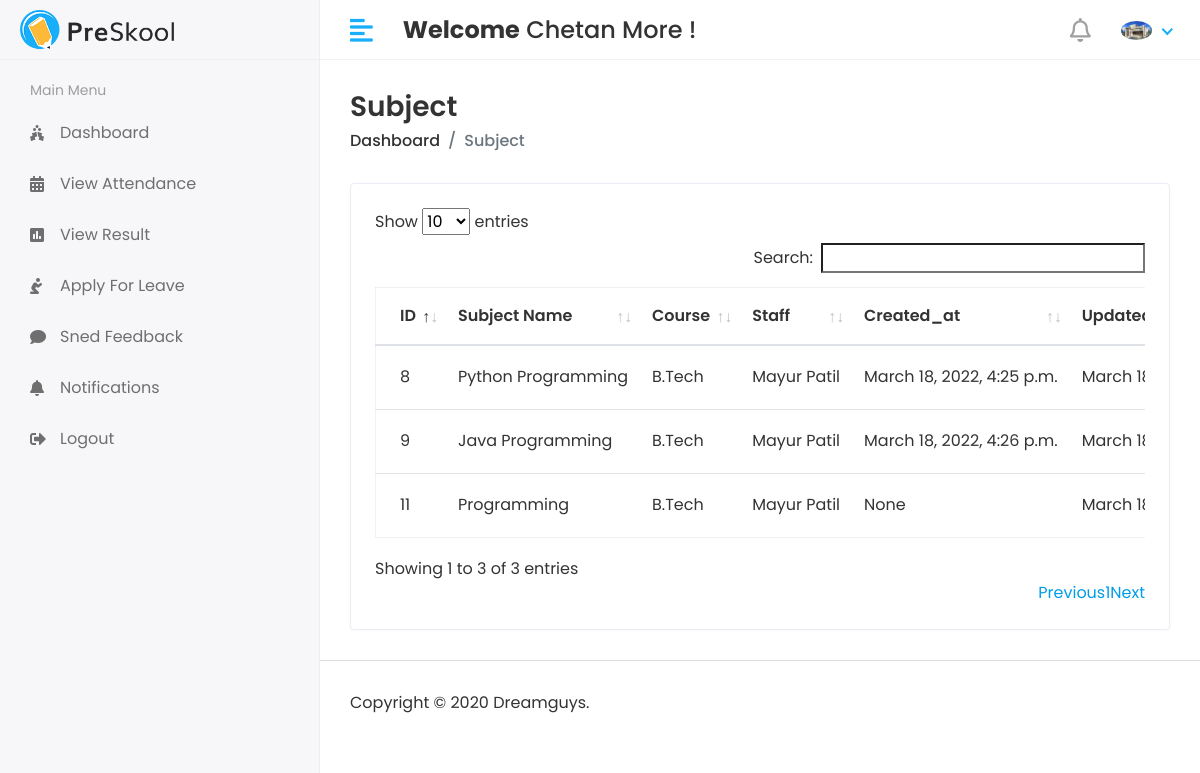
/Hod/Subject/View (signed in), run on the app's committed database.
### app/models.py (models this page shows, shortened)
class CustomUser(AbstractUser):
    USER = (
        (1, 'HOD'),
        (2, 'STAFF'),
        (3, 'STUDENT'),
    )
    user_type = models.CharField(choices=USER, max_length=50, default=1)
    profile_pic = models.ImageField(upload_to='media/profile_pic')

class Subject(models.Model):
    name = models.CharField(max_length=100)
    course = models.ForeignKey(Course, on_delete=models.CASCADE)
    staff = models.ForeignKey(Staff, on_delete=models.CASCADE)
    created_at = models.DateTimeField(auto_now_add=True, null=True)
    updated_at = models.DateTimeField(auto_now=True)

class Course(models.Model):
    name = models.CharField(max_length=100)
    created_at = models.DateTimeField(auto_now_add=True)
    updated_at = models.DateTimeField(auto_now_add=True)
    def __str__(self):
        return self.name

class Staff(models.Model):
    admin = models.OneToOneField(CustomUser, on_delete=models.CASCADE)
    address = models.TextField()
    gender = models.CharField(max_length=100)
    created_at = models.DateTimeField(auto_now_add=True)
    updated_at = models.DateTimeField(auto_now=True)

### student_management_system/Hod_views.py (the view)
# urls.py: path('Hod/Subject/View', Hod_views.VIEW_SUBJECT, name='view_subject'),
@login_required(login_url='/')
def VIEW_SUBJECT(request):
    subject = Subject.objects.all()
    context = {
        'subject': subject,
    }
    return render(request, 'Hod/view_subject.html', context)

### templates/Hod/view_subject.html (shortened to what this page needs)
{% extends 'base.html' %}
{% block content %}
<div class="content container-fluid">
    <div class="page-header">
        <div class="row align-items-center">
            <div class="col">
                <h3 class="page-title">Subject</h3>
                <ul class="breadcrumb">
                    <li class="breadcrumb-item"><a href="index.html">Dashboard</a></li>
                    <li class="breadcrumb-item active">Subject</li>
                </ul>
            </div>
        </div>
    </div>
    <div class="row">
        <div class="col-sm-12">
            <div class="card card-table">
                <div class="card-body">
                    <div class="table-responsive">
                        <table id="table_id" class="table table-hover table-center mb-0">
                            <thead>
                            <tr>
                                <th>ID</th>
                                <th>Subject Name</th>
                                <th>Course</th>
                                <th>Staff</th>
                                <th>Created_at</th>
                                <th>Updated_at</th>
                            </tr>
                            </thead>
                            <tbody>
                            {% for i in subject %}
                            <tr>
                                <td>{{i.id}}</td>
                                <td>{{i.name}}</td>
                                <td>{{i.course}}</td>
                                <td>{{i.staff.admin.first_name}} {{i.staff.admin.last_name}}</td>
                                <td>{{i.created_at}}</td>
                                <td>{{i.updated_at}}</td>
                            </tr>
                            {% endfor %}
                            </tbody>
                        </table>
                    </div>
                </div>
            </div>
        </div>
    </div>
</div>
{% endblock %}

### templates/includes/header.html (shortened to what this page needs)
{% load static %}
    <div class="header">
        <div class="header-left">
            <a href="index.html" class="logo">
                <img src="{% static 'assets/img/logo.png' %}" alt="Logo">
            </a>
        </div>
        <a href="javascript:void(0);" id="toggle_btn">
            <i class="fas fa-align-left"></i>
        </a>
        <div class="top-nav-search mt-3">
            <h4><strong>Welcome</strong><span>&nbsp;{{user.first_name}} {{user.last_name}}</span>&nbsp;!</h4>
        </div>
        <ul class="nav user-menu">
            <li class="nav-item dropdown noti-dropdown">
                <a href="#" class="dropdown-toggle nav-link" data-toggle="dropdown">
                    <i class="far fa-bell"></i>
                </a>
            </li>
            <li class="nav-item dropdown has-arrow">
                <a href="#" class="dropdown-toggle nav-link" data-toggle="dropdown">
                    {% if user.profile_pic == "" %}
                    <span class="user-img"><img class="rounded-circle" src="{% static 'assets/img/noimg.jpg' %}"
                                                width="31" alt="Ryan Taylor"></span>
                    {% else %}
                    <span class="user-img"><img class="rounded-circle" src="/{{user.profile_pic}}"
                                                width="31" alt="Ryan Taylor"></span>
                    {% endif %}
                </a>
            </li>
        </ul>
    </div>

### static/assets/css/style.css (style rules this page uses)
html { height: 100%; }
body { background-color: #fff; color: #333; font-family: 'Poppins', sans-serif; font-size: 1rem; height: 100%; line-height: 1.5; overflow-x: hidden; }
h1, h2, h3, h4, h5, h6 { font-family: 'Poppins', sans-serif; margin-top: 0; }
a { color: #009ce7; }
input, button, a { transition: all 0.4s ease; -moz-transition: all 0.4s ease; -o-transition: all 0.4s ease; -ms-transition: all 0.4s ease; -webkit-transition: all 0.4s ease; }
ul, ol { padding: 0px; list-style: none; }
.table { color: #333; max-width: 100%; margin-bottom: 0; width: 100%; }
.table.dataTable { border-collapse: collapse !important; border: 1px solid rgba(0, 0, 0, 0.05); }
.table thead tr th { font-weight: 600; }
.table tbody tr { border-bottom: 1px solid rgba(0, 0, 0, 0.05); }
.table.table-center td, .table.table-center th { vertical-align: middle; }
.card-table .card-body .table > thead > tr > th { border-top: 0; }
.card-table .card-body .table tr td:first-child, .card-table .card-body .table tr th:first-child { padding-left: 1.5rem; }
.card-table .table td, .card-table .table th { border-top: 1px solid #e2e5e8; padding: 1rem 0.75rem; white-space: nowrap; }
.card { border: 1px solid #ececf5; box-shadow: 0 1px 3px 0 rgba(0, 0, 0, 0.03); margin-bottom: 1.875rem; }
.card-body { padding: 1.5rem; }
.header { background-color: #fff; border-bottom: 1px solid #f3f3f4; left: 0; position: fixed; right: 0; top: 0; z-index: 1001; height: 60px; }
.header .header-left { float: left; height: 60px; padding: 0 20px; position: relative; width: 320px; z-index: 1; transition: all 0.2s ease-in-out; background-color: #f7f7fa; border-bottom: 1px solid #efefef; border-right: 1px solid #ececf5; display: flex; align-items: center; }
.header .header-left .logo { display: inline-block; line-height: 60px; }
.header .header-left .logo img { max-height: 40px; width: auto; }
.header .dropdown-toggle:after { display: none; }
.header .has-arrow .dropdown-toggle:after { border-top: 0; border-left: 0; border-bottom: 2px solid #18aefa; border-right: 2px solid #18aefa; content: ''; height: 8px; display: inline-block; pointer-events: none; -webkit-transform-origin: 66% 66%; -ms-transform-origin: 66% 66%; transform-origin: 66% 66%; -webkit-transform: rotate(45deg); -ms-transform: rotate(45deg); transform: rotate(45deg); -webkit-transition: all 0.15s ease-in-out; transition: all 0.15s ease-in-out; width: 8px; vertical-align: 0px; }
.user-menu { float: right; margin: 0; position: relative; z-index: 99; padding-right: 15px; }
.user-menu.nav > li > a { color: #a0a0a0; font-size: 14px; line-height: 58px; padding: 0 15px; height: 60px; }
.user-img { margin-right: 3px; position: relative; }
.top-nav-search { float: left; margin-left: 15px; }
.page-wrapper > .content { padding: 1.875rem 1.875rem 0; }
.page-header { margin-bottom: 1.875rem; }
.page-header .breadcrumb { background-color: transparent; color: #6c757d; font-size: 1rem; font-weight: 500; margin-bottom: 0; padding: 0; }
.page-header .breadcrumb a { color: #333; }
.page-title { font-size: 28px; font-weight: 600; color: #333; margin-bottom: 5px; }
.user-menu.nav > li > a > i { font-size: 1.5rem; line-height: 60px; }
@media (min-width: 992px) { #toggle_btn { align-items: center; color: #18aefa; display: inline-flex; float: left; font-size: 26px; height: 60px; justify-content: center; margin-left: 15px; padding: 0 15px; } }

### data on the page
CustomUser: first_name "Chetan", last_name "More", profile_pic (picture)
Subject: id "8", name "Python Programming", course "B.Tech", staff.admin.first_name "Mayur", staff.admin.last_name "Patil", created_at "March 18, 2022, 4:25 p.m.", updated_at "March…"
Subject: id "9", name "Java Programming", course "B.Tech", staff.admin.first_name "Mayur", staff.admin.last_name "Patil", created_at "March 18, 2022, 4:26 p.m.", updated_at "March…"
Subject: id "11", name "Programming", course "B.Tech", staff.admin.first_name "Mayur", staff.admin.last_name "Patil", created_at "None", updated_at "March…"
